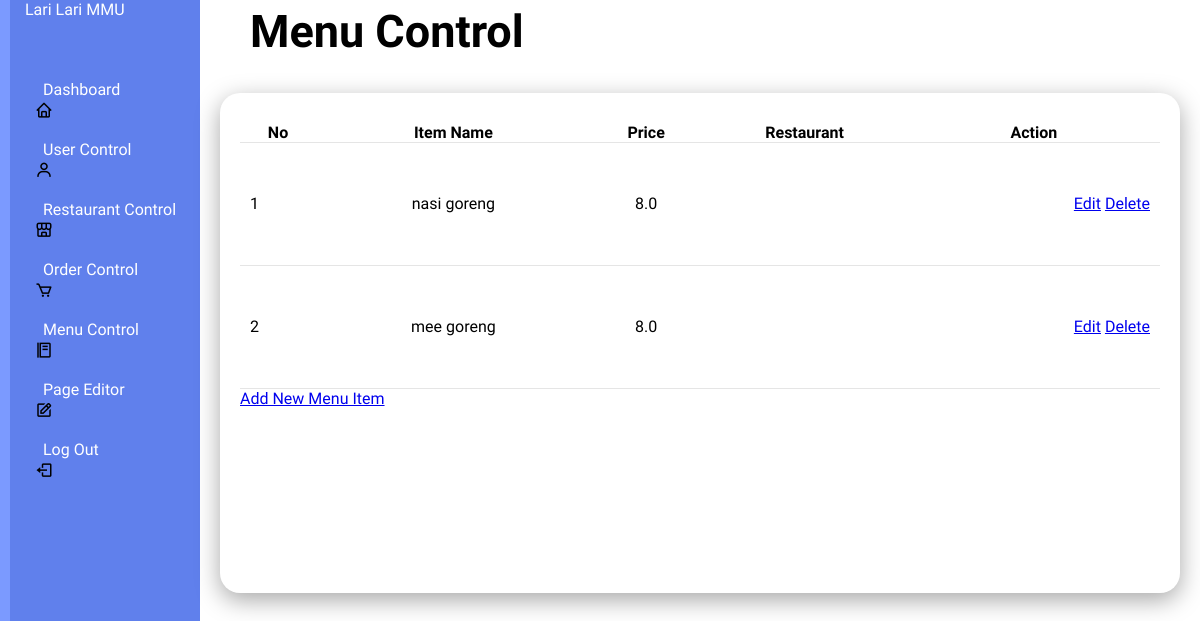
Before: /menucontrol with the older database file.
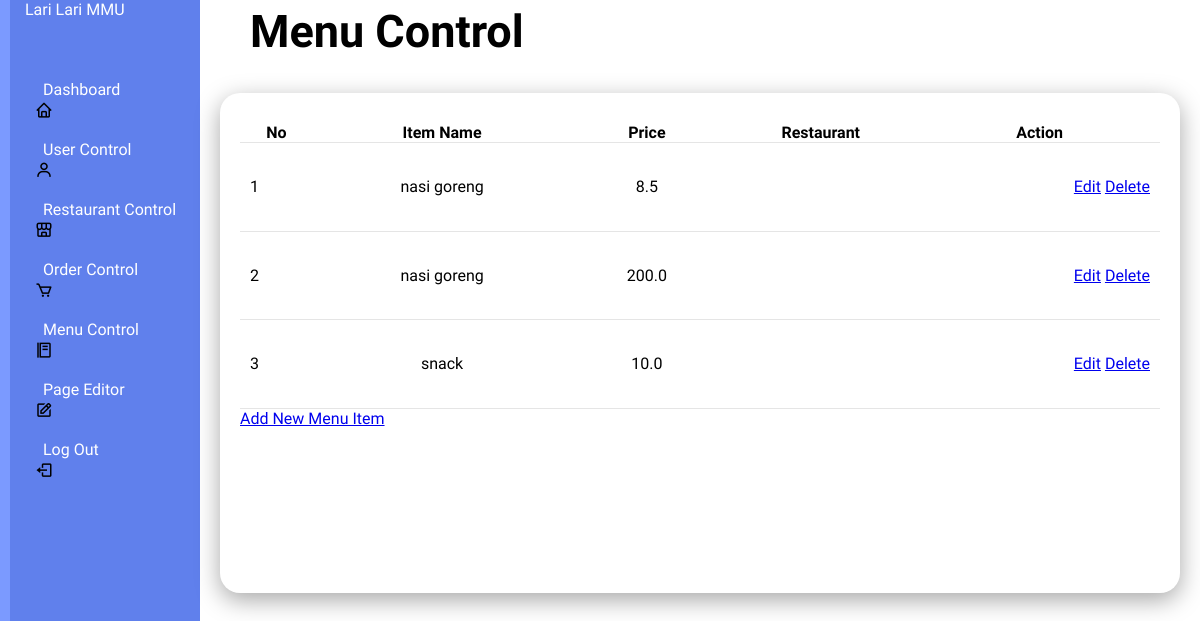
After: the same page with the newer database file.
### tables this page shows
CREATE TABLE menu_items (
            id INTEGER PRIMARY KEY AUTOINCREMENT,
            restaurant_id INTEGER NOT NULL,
            name TEXT NOT NULL,
            price REAL NOT NULL,
            category TEXT NOT NULL,
            estimated_time INTEGER NOT NULL,
            FOREIGN KEY (restaurant_id) REFERENCES restaurants(id)
        );

### app.py (the view)
@app.route('/menucontrol', methods=['GET'])
def menucontrol():
    conn = get_db_connection()
    cursor = conn.cursor()
    query = """
        SELECT id, name, price, restaurant_id
        FROM menu_items
    """
    cursor.execute(query)
    menu_items = cursor.fetchall()
    conn.close()
    return render_template('menucontrol.html', menu_items=menu_items)

### app.py (called while the page is built)
def get_db_connection():
    con = sqlite3.connect("database.db")
    con.row_factory = sqlite3.Row
    return con

### templates/menucontrol.html (shortened to what this page needs)
<!DOCTYPE html>
<html lang="en">
<head>
    <link rel="stylesheet" type="text/css" href="../static/style(admin2).css">
    <link rel="stylesheet" href="https://unpkg.com/boxicons@latest/css/boxicons.min.css">
        <link href="https://cdn.jsdelivr.net/npm/remixicon@4.3.0/fonts/remixicon.css" rel="stylesheet"/>
        <link rel="stylesheet" href="https://unpkg.com/aos@next/dist/aos.css" />
</head>
</head>
<body>
    <div class="admincontainer">
        <div class="navbar">
            <ul>
                <li><a href="#">Lari Lari MMU</a></li>
                <li><i class='bx bx-home'></i><a href="/admin">Dashboard</a></li>
                <li><i class='bx bx-user'></i><a href="/usercontrol">User Control</a></li>
                <li><i class='bx bx-store-alt'></i><a href="/restaurantcontrol">Restaurant Control</a></li>
                <li><i class='bx bx-cart'></i><a href="/ordercontrol">Order Control</a></li>
                <li><i class='bx bx-food-menu'></i><a href="/menucontrol">Menu Control</a></li>
                <li><i class='bx bx-edit'></i><a href="/pageEditor">Page Editor</a></li>
                <li><i class='bx bx-log-out'></i><a href="/logout">Log Out</a></li>
            </ul>
        </div>
    </div>
    <div class="admin-main">
        <div class="admin-header">
            <h2>Menu Control</h2>
        </div>
        <div class="admin-table">
            <div class="table-body">
                <table>
                    <thead>
                        <tr>
                            <th>No</th>
                            <th>Item Name</th>
                            <th>Price</th>
                            <th>Restaurant</th>
                            <th>Action</th>
                        </tr>
                    </thead>
                    <tbody>
                        {% for menu_item in menu_items %}
                        <tr>
                            <td>{{ loop.index }}</td>
                            <td>{{ menu_item.name }}</td>
                            <td>{{ menu_item.price }}</td>
                            <td>{{ menu_item.restaurant_name }}</td>
                            <td>
                                <a href="{{ url_for('edit_menu_item', item_id=menu_item.id) }}">Edit</a>
                                <a href="{{ url_for('admin_delete_menu_item', menu_id=menu_item.id) }}" onclick="return confirm('Are you sure you want to delete this item?')">Delete</a>
                            </td>
                        </tr>
                        {% endfor %}
                    </tbody>
                </table>
                <a href="{{ url_for('admin_add_menu_item') }}">Add New Menu Item</a>
            </div>
        </div>
    </div>
</body>
</html>

Changed rows visible on the page:
changed menu_items (number 1 of 3 on the later page): price "8.0" → "8.5"
changed menu_items (number 2 of 3 on the later page): name "mee goreng" → "nasi goreng"; price "8.0" → "200.0"
added menu_items: name "snack", price "10.0"
